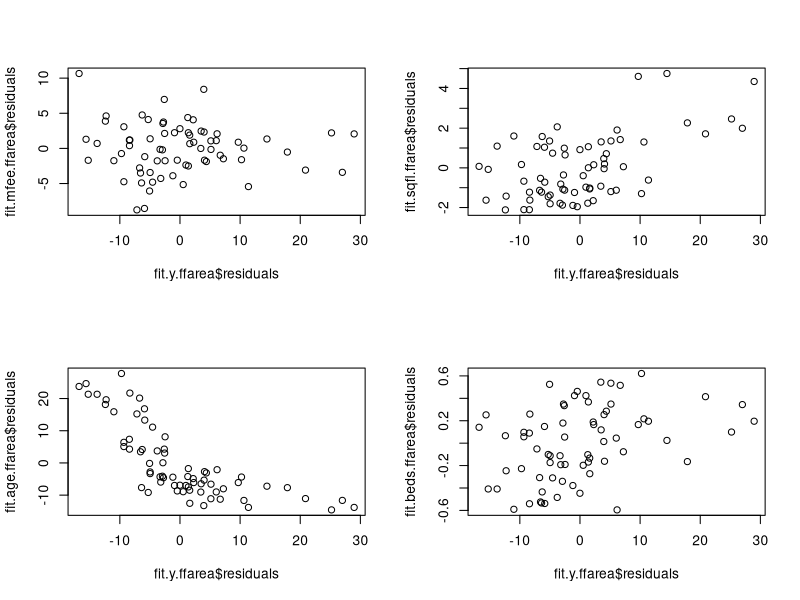

The R source for this figure:
# partial correlations for Burnaby condominium data set

# Assume s is a sample covariance or sample correlation matrix
# with (possible) row and column names, this function outputs
# partial correlation of first two variables given the rest.
pcor=function(s)
{ i=1; j=2
  i1=c(i, j)
  i2=1:nrow(s); i2=i2[c(-i, -j)]
  s11=s[i1,i1]; s12=s[i1,i2]; s21=s[i2,i1]; s22=s[i2,i2];
  condcov = s11 - s12 %*% solve(s22) %*% s21
  condcov[1,2]/sqrt(condcov[1,1] * condcov[2,2])
}

b=read.table("burnabycondo.txt",header=T,skip=2)
b=b[,2:9]
b$askprice=b$askprice/10000
b$ffarea=b$ffarea/100
b$mfee=b$mfee/10
b$sqfl=sqrt(b$floor)
attach(b)
options(digits=3)
rmat=cor(b); print(rmat)  # sample correlation matrix
#         askprice ffarea   beds   baths   floor    view     age   mfee    sqfl
#askprice    1.000  0.479 0.5756  0.6234  0.5101  0.3830 -0.4927 0.3774  0.5183
#ffarea      0.479  1.000 0.7954  0.7068  0.0330  0.1329  0.2883 0.8390  0.1063
#beds        0.576  0.795 1.0000  0.8308  0.0405  0.0786  0.0455 0.6916  0.0921
#baths       0.623  0.707 0.8308  1.0000  0.0730  0.0869 -0.1546 0.7186  0.1195
#floor       0.510  0.033 0.0405  0.0730  1.0000  0.5475 -0.1744 0.0272  0.9641
#view        0.383  0.133 0.0786  0.0869  0.5475  1.0000 -0.1854 0.0638  0.5994
#age        -0.493  0.288 0.0455 -0.1546 -0.1744 -0.1854  1.0000 0.2426 -0.1261
#mfee        0.377  0.839 0.6916  0.7186  0.0272  0.0638  0.2426 1.0000  0.0650
#sqfl        0.518  0.106 0.0921  0.1195  0.9641  0.5994 -0.1261 0.0650  1.0000

attach(b)  
bur7=lm(askprice~ ffarea+beds+baths+sqfl+view+age+mfee)
print(summary(bur7))
#Coefficients:
#            Estimate Std. Error t value Pr(>|t|)    
#(Intercept)   8.2064     3.3535    2.45  0.01730 *  
#ffarea        2.9516     0.7802    3.78  0.00036 ***
#beds          4.4306     2.3992    1.85  0.06964 .  
#baths         0.5278     2.6764    0.20  0.84433    
#sqfl          2.7095     0.4606    5.88  1.8e-07 ***
#view         -0.9676     1.5504   -0.62  0.53489    
#age          -0.5361     0.0665   -8.06  3.4e-11 ***
#mfee         -0.1391     0.1830   -0.76  0.45013    

options(digits=7)
# Part 1: partial correlations : equivalent definitions
str1.order=c('askprice','mfee','ffarea')
r.ymfee.ffarea=pcor(rmat[str1.order,str1.order])
print(r.ymfee.ffarea)  # -0.05153492 partial corr y and mfee given ffarea

str2.order=c('askprice','mfee','ffarea','sqfl')
r.ymfee.ffareasqfl=pcor(rmat[str2.order,str2.order])
print(r.ymfee.ffareasqfl)  # -0.03275904 partial corr y, mfee given ffarea,sqfl

str3.order=c('askprice','mfee','ffarea','sqfl','age')
r.ymfee.ffareasqflage=pcor(rmat[str3.order,str3.order])
print(r.ymfee.ffareasqflage)  # 0.06201165

# some regressions
fit.y.ffarea=lm(askprice~ffarea)   
fit.mfee.ffarea=lm(mfee~ffarea)   
fit.sqfl.ffarea=lm(sqfl~ffarea)   
fit.age.ffarea=lm(age~ffarea)   
fit.beds.ffarea=lm(beds~ffarea)   

cor.res=cor(fit.y.ffarea$residuals,fit.mfee.ffarea$residuals)
print(cor.res)  # -0.05153492, same as r.ymfee.ffarea

# exercise: get r.ymfee.ffareasqfl in a similar way.

par(mfrow=c(2,2))
plot(fit.y.ffarea$residuals,fit.mfee.ffarea$residuals)  # little assoc 
plot(fit.y.ffarea$residuals,fit.sqfl.ffarea$residuals)  # positive assoc
plot(fit.y.ffarea$residuals,fit.age.ffarea$residuals)  # negative assoc
plot(fit.y.ffarea$residuals,fit.beds.ffarea$residuals)  # weak positive assoc

# Part 2: R2 : equivalent identities
# formula for R2 from 2 explanatory
bur2=lm(askprice~ ffarea+sqfl)
print(summary(bur2))
#Coefficients:
#            Estimate Std. Error t value Pr(>|t|)    
#(Intercept)   7.4413     4.9246   1.511    0.136    
#ffarea        2.5880     0.5538   4.674 1.51e-05 ***
#sqfl          3.1819     0.6177   5.151 2.53e-06 ***
#Residual standard error: 8.248 on 66 degrees of freedom
#Multiple R-squared:  0.4505,    Adjusted R-squared:  0.4338 

str4.order=c('askprice','sqfl','ffarea')
r.ysqfl.ffarea=pcor(rmat[str4.order,str4.order])
print(r.ysqfl.ffarea)  # 0.535509 partial corr y,sqfl given ffarea
print(cor(fit.y.ffarea$residuals,fit.sqfl.ffarea$residuals)) # 0.535509
tem=(1-rmat['askprice','ffarea']^2)*(1-r.ysqfl.ffarea^2)
cat(tem,1-tem,"\n")
# 0.5495139 0.4504861    so R^2 = 1- (1-r_{yx_1}^2)(1-r_{yx_2;x_1}^2)

# Part 3: sign of betahat and matching partial correlation
# sign(betahat)=sign(partialcorrelation)
bur2m=lm(askprice~ ffarea+mfee)
print(summary(bur2m))
#Coefficients:
#            Estimate Std. Error t value Pr(>|t|)   
#(Intercept)  14.4973     5.5977   2.590  0.01180 * 
#ffarea        3.3121     1.1966   2.768  0.00732 **
#mfee         -0.1375     0.3279  -0.419  0.67641   
#Residual standard error: 9.753 on 66 degrees of freedom
#Multiple R-squared:  0.2316,    Adjusted R-squared:  0.2083 

print(r.ymfee.ffarea)  # -0.05153492 partial corr y and mfee given ffarea
# the sign of beta2hat matches that of r_{yx_2;x_1} and not r_{yx_2}
# here sign of betahat(mfee) matches that of r_{y,mfee;ffarea}, not r_{y,mfee}
# see lecture slides for the identity in the case of p=2 explanatory
